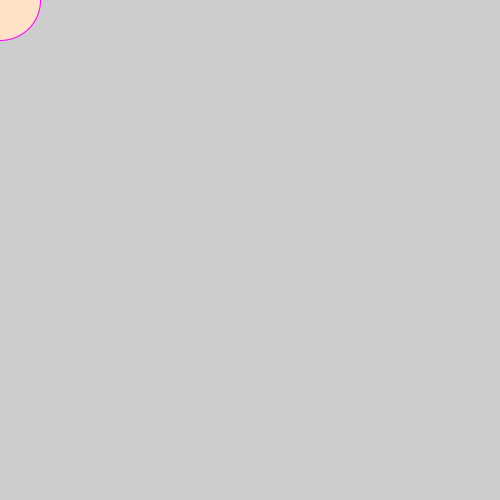
Frame 1 (no input)
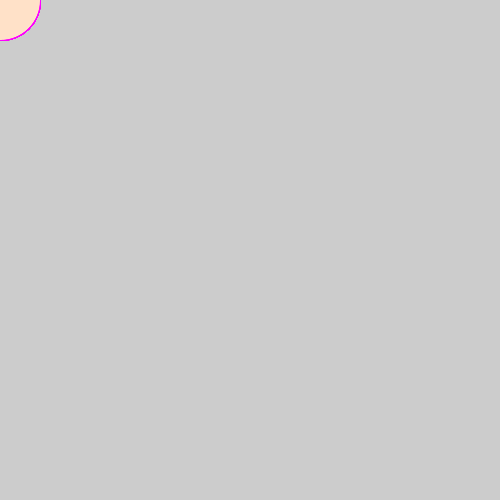
Frame 60 (the mouse pressed at the canvas centre just before this capture)
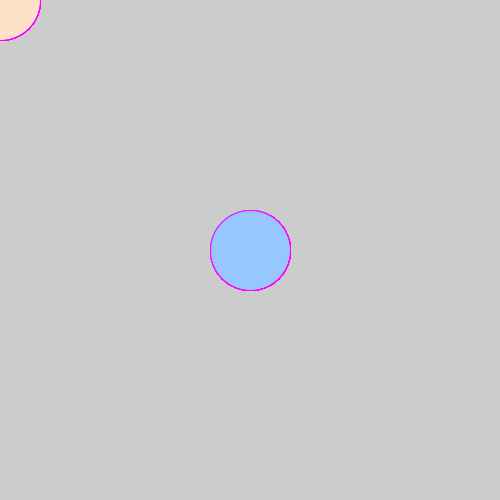
Frame 120 (the mouse held since frame 60 and released just before this capture)

The Processing sketch that drew these frames (run headless with seeded random() and noise(); from frame 60 on, the mouse is pressed at the canvas centre):

// Processing sketch: processing_134222
// ── processing_134222.pde

void setup() {
  size(500, 500);
}

void draw() {
  if (mousePressed) {
    fill(150,200,255);
    stroke(#ff00ff);
 } else {
    fill(255,225,200);
    stroke(#ff00ff);
  }
    
 
  ellipse(mouseX, mouseY, 80, 80);
}
